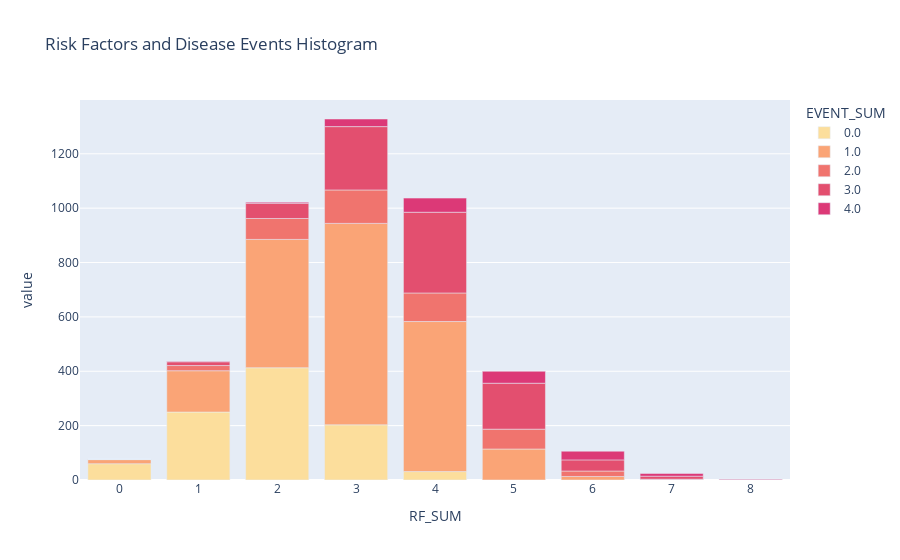

The code cell stored with this chart in its notebook:
### Markdown cell above
The next block creates a histogram showing the composition of disease events in each risk factor group.

### Code cell
rf_count.reset_index(inplace=True)
rf_count_melt = pd.melt(rf_count, id_vars=['RF_SUM'], value_vars=[0,1,2,3,4], ignore_index=False)
rf_event_fig = px.bar(rf_count_melt, x='RF_SUM', y='value', 
                      color='EVENT_SUM', title="Risk Factors and Disease Events Histogram ",
                     color_discrete_sequence=px.colors.sequential.Sunsetdark)
rf_event_fig.show()

### Figure 1 — Plotly figure (JSON) as saved in the notebook; plotly's stock layout.template omitted (floating-point values rounded to 4 significant figures)
{"data": [{"alignmentgroup": "True", "hovertemplate": "EVENT_SUM=0.0<br>RF_SUM=%{x}<br>value=%{y}<extra></extra>", "legendgroup": "0.0", "marker": {"color": "rgb(252, 222, 156)", "pattern": {"shape": ""}}, "name": "0.0", "offsetgroup": "0.0", "orientation": "v", "showlegend": true, "textposition": "auto", "type": "bar", "x": [0, 1, 2, 3, 4, 5, 6, 7, 8], "xaxis": "x", "y": [60, 250, 413, 203, 31, 0, 0, 0, 0], "yaxis": "y"}, {"alignmentgroup": "True", "hovertemplate": "EVENT_SUM=1.0<br>RF_SUM=%{x}<br>value=%{y}<extra></extra>", "legendgroup": "1.0", "marker": {"color": "rgb(250, 164, 118)", "pattern": {"shape": ""}}, "name": "1.0", "offsetgroup": "1.0", "orientation": "v", "showlegend": true, "textposition": "auto", "type": "bar", "x": [0, 1, 2, 3, 4, 5, 6, 7, 8], "xaxis": "x", "y": [15, 152, 472, 741, 552, 114, 13, 2, 0], "yaxis": "y"}, {"alignmentgroup": "True", "hovertemplate": "EVENT_SUM=2.0<br>RF_SUM=%{x}<br>value=%{y}<extra></extra>", "legendgroup": "2.0", "marker": {"color": "rgb(240, 116, 110)", "pattern": {"shape": ""}}, "name": "2.0", "offsetgroup": "2.0", "orientation": "v", "showlegend": true, "textposition": "auto", "type": "bar", "x": [0, 1, 2, 3, 4, 5, 6, 7, 8], "xaxis": "x", "y": [1, 19, 77, 123, 105, 73, 20, 1, 0], "yaxis": "y"}, {"alignmentgroup": "True", "hovertemplate": "EVENT_SUM=3.0<br>RF_SUM=%{x}<br>value=%{y}<extra></extra>", "legendgroup": "3.0", "marker": {"color": "rgb(227, 79, 111)", "pattern": {"shape": ""}}, "name": "3.0", "offsetgroup": "3.0", "orientation": "v", "showlegend": true, "textposition": "auto", "type": "bar", "x": [0, 1, 2, 3, 4, 5, 6, 7, 8], "xaxis": "x", "y": [0, 14, 56, 233, 297, 169, 41, 11, 2], "yaxis": "y"}, {"alignmentgroup": "True", "hovertemplate": "EVENT_SUM=4.0<br>RF_SUM=%{x}<br>value=%{y}<extra></extra>", "legendgroup": "4.0", "marker": {"color": "rgb(220, 57, 119)", "pattern": {"shape": ""}}, "name": "4.0", "offsetgroup": "4.0", "orientation": "v", "showlegend": true, "textposition": "auto", "type": "bar", "x": [0, 1, 2, 3, 4, 5, 6, 7, 8], "xaxis": "x", "y": [0, 2, 4, 28, 52, 44, 32, 10, 2], "yaxis": "y"}], "layout": {"barmode": "relative", "legend": {"title": {"text": "EVENT_SUM"}, "tracegroupgap": 0}, "title": {"text": "Risk Factors and Disease Events Histogram "}, "xaxis": {"anchor": "y", "domain": [0, 1], "title": {"text": "RF_SUM"}}, "yaxis": {"anchor": "x", "domain": [0, 1], "title": {"text": "value"}}}}
